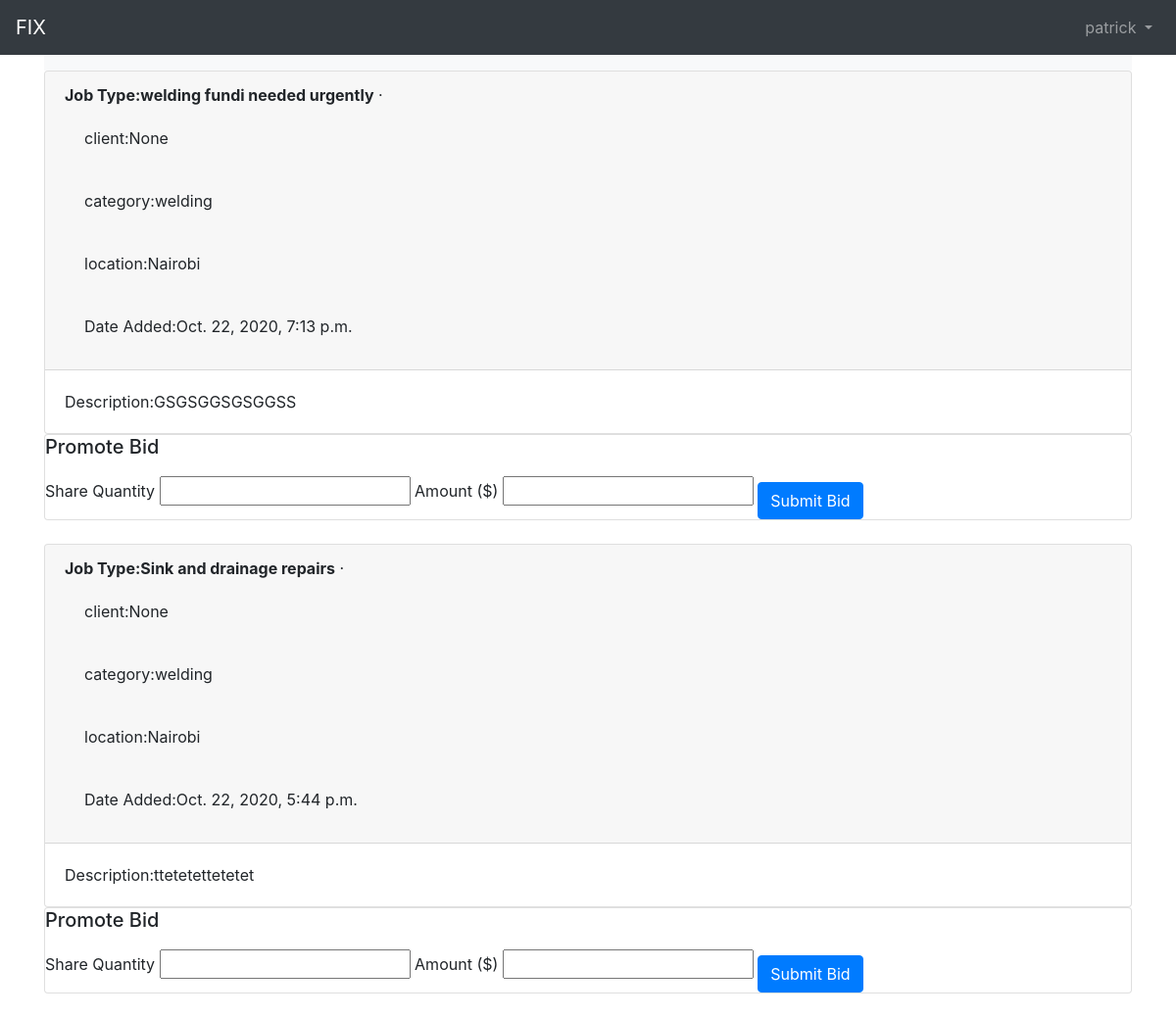
The page /jobs/details/ (signed in) on the database its author committed.
### users/models.py (models this page shows)
class CustomerUser(AbstractUser):
    age = models.PositiveBigIntegerField(null=True, blank=True)

### jobs/models.py (models this page shows, shortened)
class Job(models.Model):
    title = models.CharField(max_length=255)
    body = models.TextField()
    location = models.CharField(max_length=150, default='Nairobi')
    date = models.DateTimeField(auto_now_add=True)
    category = models.CharField(max_length=255, default='welding')
    client = models.ForeignKey(get_user_model(),
                               on_delete=models.CASCADE, null=True, blank=True)
    class Meta:
        ordering = ('-title',)

### jobs/views.py (the view)
# urls.py: path('details/', JobDetailView.as_view(), name='job_detail'),  # new
class JobDetailView(LoginRequiredMixin, ListView):
    model = Job
    template_name = 'job_detail.html'
    login_url = 'login'  # new

### templates/job_detail.html (shortened to what this page needs)
{% extends 'base.html' %}
{% block content %}
    <nav class="navbar navbar-light bg-light">
</nav>
    {% for job in object_list %}
    <div class="card">
   <div class="card-header">
     <span class="font-weight-bold">Job Type:{{ job.title }}</span> &middot;
      <div class="card-body">
 client:{{ job.client }}
</div>
         <div class="card-body">
 category:{{ job.category }}
</div>
            <div class="card-body">
 location:{{ job.location }}
</div>
            <div class="card-body">
 Date Added:{{ job.date }}
</div>
</div>
    <div class="card-body">
Description:{{ job.body }}
</div>
    </div>
  <div class="card">
           <div class="card-content">
               <form action="" method="POST" class="form">
               <h5>Promote Bid</h5>
               <label for="">
                   Share Quantity
               </label>
               <input name="quantity" required id="quantity" type="number" min=1>
               <label for="">
                   Amount ($)
               </label>
               <input name="amount" required id="amount" type="number" min=1>
               <button type="submit" style="margin-top: 1rem;" class="btn btn-primary" >Submit Bid</button>
            </form>
           </div>
       </div>
<br />
{% endfor %}
{% endblock content %}

### templates/base.html (shortened to what this page needs)
<!DOCTYPE html>
<html>
<head>
  <link rel="stylesheet" href="https://stackpath.bootstrapcdn.com/bootstrap/4.5.0/css/bootstrap.min.css">
</head>
<body>
  <nav class="navbar navbar-expand-lg navbar-dark bg-dark">
    <a class="navbar-brand" href="{% url 'home' %}">FIX</a>
    <div class="collapse navbar-collapse" id="navbarSupportedContent">
      {% if user.is_authenticated %}
        <ul class="navbar-nav ml-auto">
          <li class="nav-item">
            <a class="nav-link dropdown-toggle" href="#" id="navbarDropdown" role="button" data-toggle="dropdown" aria-haspopup="true" aria-expanded="false">
              {{ user.username }}
            </a>
          </li>
        </ul>
      {% endif %}
    </div>
  </nav>
  <main>
    <div class="container">
      {% block content %}
      {% endblock content %}
    </div>
  </main>
</body>
</html>

### rows shown on the page
CustomerUser: username "patrick"
Job: title "welding fundi needed urgently", client "None", category "welding", location "Nairobi", date "Oct. 22, 2020, 7:13 p.m.", body "GSGSGGSGSGGSS"
Job: title "Sink and drainage repairs", client "None", category "welding", location "Nairobi", date "Oct. 22, 2020, 5:44 p.m.", body "ttetetettetetet"
